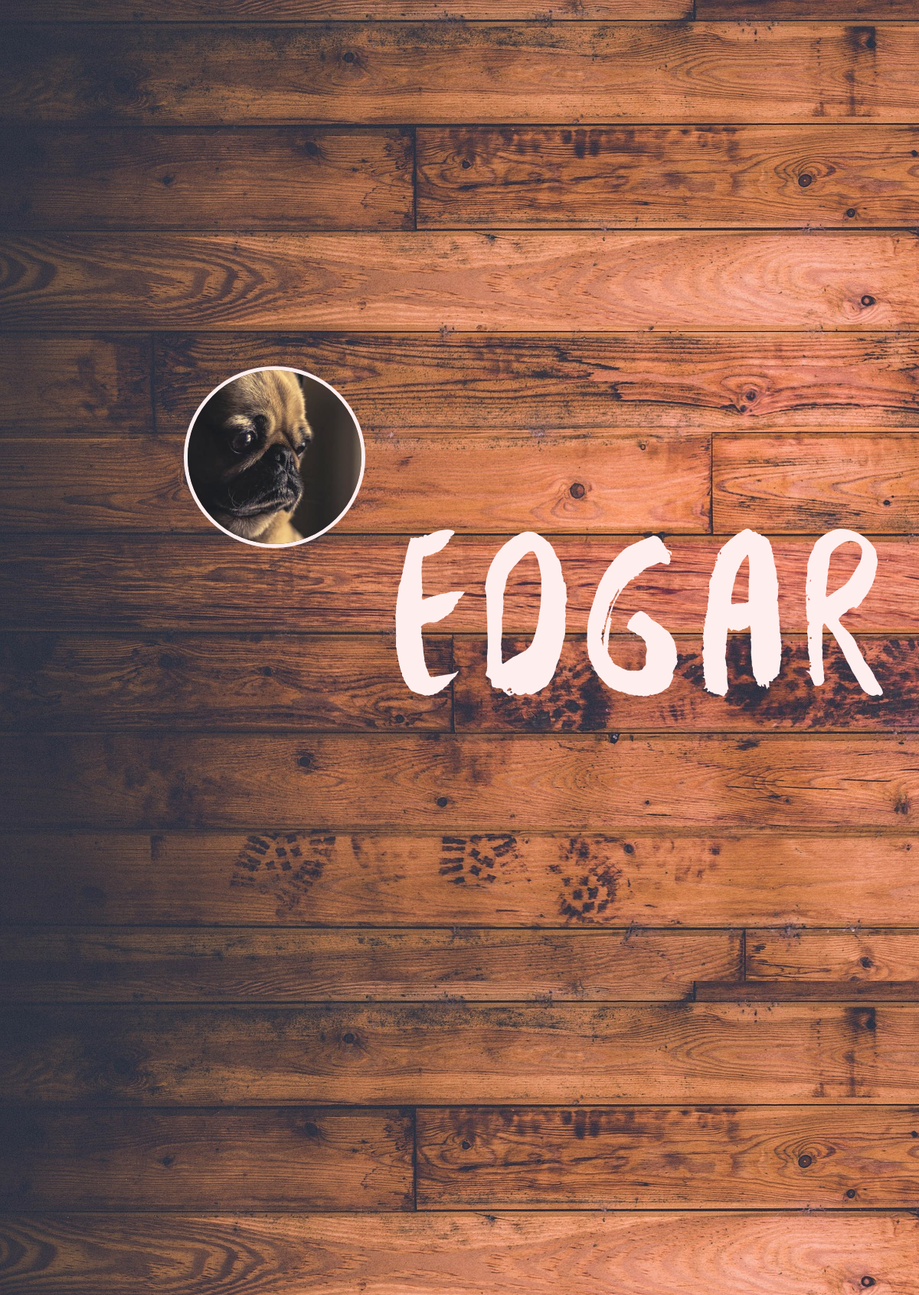
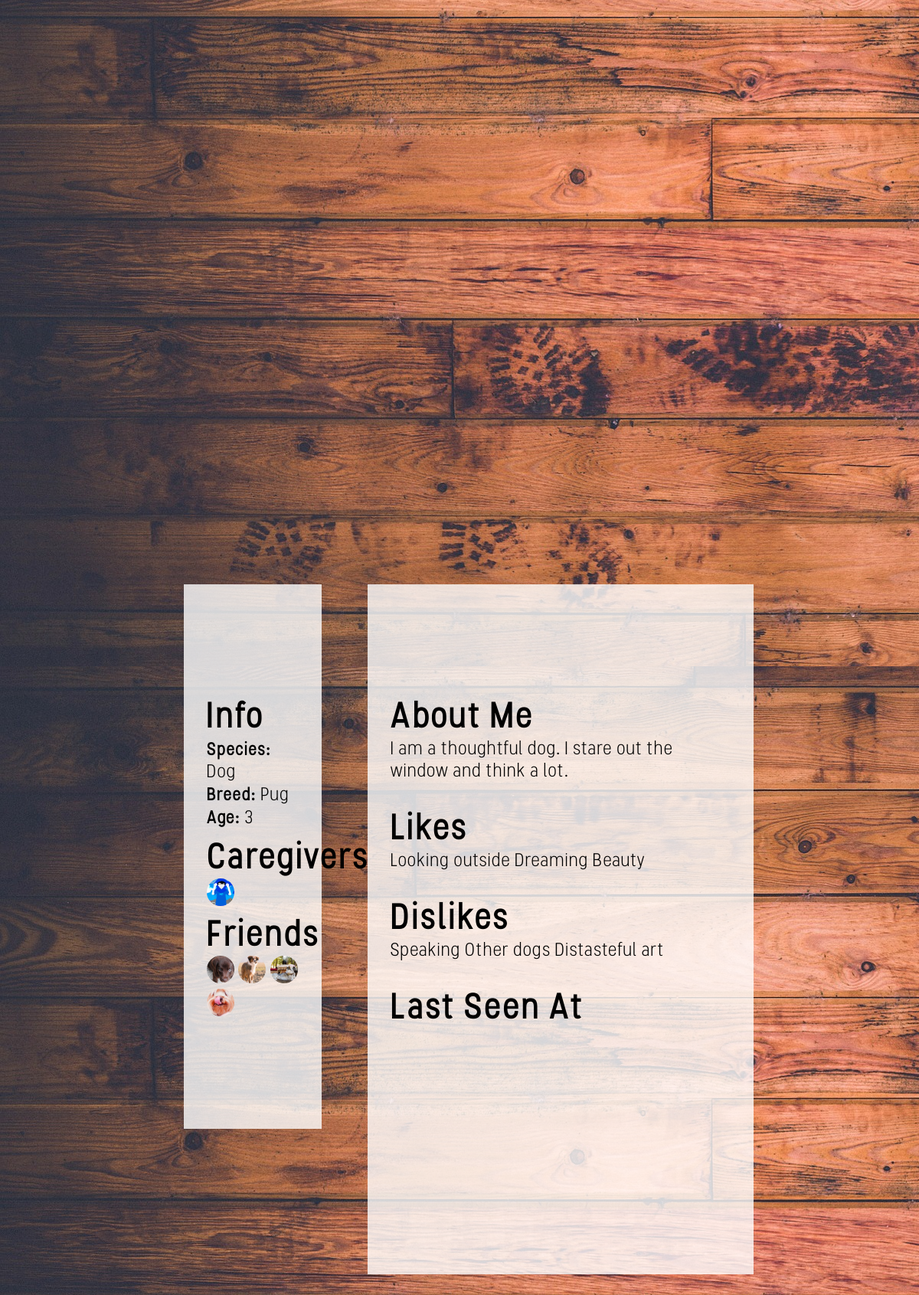
The app's page /pets/4/ with its own data (2 pictures, top to bottom).
### pets/models.py (models this page shows, shortened)
class Pet(models.Model):
	name = models.CharField(max_length=100, default='')
	icon = models.ImageField(upload_to='icons/pets')
	caregivers = models.ManyToManyField(Human, related_name='caregivers')
	friends = models.ManyToManyField('self')
	animal = models.ForeignKey(Animal)
	breed = models.CharField(max_length=100, default='')
	sex = models.CharField(max_length=2, choices=SEX_CHOICES)
	age = models.IntegerField(default=0)
	vets = models.ManyToManyField(Human, blank=True, null=True, related_name='vets')
	health_notes = models.TextField(blank=True, null=True)
	about = models.TextField(blank=True, null=True)
	likes = models.TextField(blank=True, null=True)
	dislikes = models.TextField(blank=True, null=True)
	goals = models.TextField(blank=True, null=True)

class Animal(models.Model):
	id = models.AutoField(primary_key=True)
	name = models.CharField(max_length=100)
	icon = models.ImageField(upload_to='icons/animals')
	def __unicode__(self):
		return '{}'.format(self.name)

class Human(models.Model):
	user = models.OneToOneField(User, on_delete=models.CASCADE)
	name = models.CharField(max_length=100, default='')
	icon = models.ImageField(upload_to='icons/humans')

### pets/views.py (the view)
# urls.py: url(r'^pets/(?P<pk>[0-9]+)/$', views.get_pet, name='pet'),
def get_pet(request, pk):
	pet = Pet.objects.get(pk=pk)
	return render(request, 'pets/pet.html', {'pet': pet})

### pets/templates/pets/pet.html (shortened to what this page needs)
{% load staticfiles %}
<head>
	<link rel="stylesheet" type="text/css" href="{% static "css/main.css" %}"></link>
	<link rel="stylesheet" type="text/css" href="{% static "css/pet.css" %}"></link>
	<link rel="stylesheet" type="text/css" href="{% static "css/font-awesome.min.css" %}"></link>
	<link rel="stylesheet" href="http://cdn.leafletjs.com/leaflet/v0.7.7/leaflet.css" />
</head>
<body>
	<div id="layout" class="medium-text">
		<div id="header">
			<div id="profile-pic"><img src="/media/{{ pet.icon }}" class="round" /></div>
			<div id="name">
				{{ pet.name }}
			</div>
		</div>
		<div id="content">
			<div id="sidebar">
				<div id="info" class="icon-list">
					<span class="section-title">Info</span><br/>
					<span class="bold">Species:</span> {{ pet.animal }}<br/>
					<span class="bold">Breed:</span> {{ pet.breed }}<br/>
					<span class="bold">Age:</span> {{ pet.age }}<br/>
				</div>
				<div id="caregivers" class="icon-list">
					<span class="section-title">Caregivers</span><br/>
					{% for c in pet.caregivers.all %}
						<a href="{% url 'human' pk=c.pk %}">
							<img src="/media/{{ c.icon }}" class="round small-icon" />
						</a>
					{% endfor %}
				</div>
				<div id="friends" class="icon-list">
					<span class="section-title">Friends</span><br/>
					{% for f in pet.friends.all %}
						<a href="{% url 'pet' pk=f.pk %}">
							<img src="/media/{{ f.icon }}" class="round small-icon" />
						</a>
					{% endfor %}
				</div>
			</div>
			<div id="main">
				<span class="section-title">About Me</span><br/>
				{{ pet.about }}<br/><br/>
				<span class="section-title">Likes</span><br/>
				{{ pet.likes }}<br/><br/>
				<span class="section-title">Dislikes</span><br/>
				{{ pet.dislikes }}<br/><br/>
				<span class="section-title">Last Seen At</span><br/>
				 <div id="map"></div>
			</div>
		</div>
	</div>
</body>

### pets/static/css/main.css (style rules this page uses)
body { background-image: url("../images/wood.jpg"); font-family: 'stellar'; font-size: 1em; }
img { max-width: 100%; height: auto; }
a { color: inherit; text-decoration: none; }
.round { border-radius: 50%; }
.medium-text { font-size: 2em; }

### pets/static/css/pet.css (style rules this page uses)
body { overflow: scroll; }
#layout { position: fixed; padding-top: 10vh; left: 20vw; overflow: scroll; width: 100%; height: 100%; font-size: 1.5em; }
#header { width: 54vw; height: 38vh; }
#profile-pic { width: 35%; float: left; margin-right: 5%; }
#profile-pic img { border: 5px solid #fee; }
#name { margin-top: 4vh; width: 60%; float: left; text-align: left; color: #fee; font-size: 13.5em; font-family: 'besom'; }
#content { width: 100%; height: 100%; padding: 4vh 0 5vh 0; }
#sidebar { width: 10vw; padding: 3vh 2.5vw 3vh 2.5vw; margin-right: 5vw; float: left; background-color: rgba(255, 255, 255, 0.8); }
#main { width: 37vw; padding: 3vh 2.5vw 3vh 2.5vw; float: left; background-color: rgba(255, 255, 255, 0.8); }
.small-icon { width: 3vw; height: auto; }
.icon-list { padding-bottom: 5%; }
.section-title { font-size: 2em; font-weight: bold; }
.bold { font-weight: bold; }
#map { height: 180px; }

### records on screen
Pet: icon (picture), name "Edgar", animal "Dog", breed "Pug", age "3", about "I am a thoughtful dog. I stare out the window and think a lot.", likes "Looking outside Dreaming Beauty", dislikes "Speaking Other dogs Distasteful art"
Human: icon (picture)
Pet: icon (picture)
Pet: icon (picture)
Pet: icon (picture)
Pet: icon (picture)
